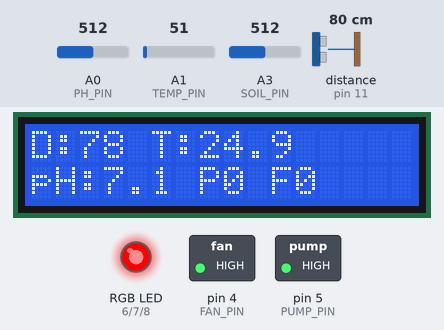
Recording of a sketch running on a simulated Arduino Uno, built with avr-gcc and run on an emulated ATmega328P. On the bench: 16×2 character LCD, switched loads named in the sketch (green lamp = pin HIGH), an RGB LED mixed from three pins (HIGH = lit). Wiring (inferred from the names in the program): ultrasonic range finder: trigger pin 12; echo pin 11. The inputs (shaded band) are chosen by the test bench; at power-on: distance to the obstacle (sensor on pin 11) 80 cm, A1 (TEMP_PIN) = 51, A3 (SOIL_PIN) = 512, A0 (PH_PIN) = 512. The echo pulse lasts 58.3 µs per cm; pins used as bus, display or sensor lines are not drawn; what the sketch prints to the serial monitor is not drawn.

Above: at 2.7 s.
2.8 s: distance to the obstacle (sensor on pin 11) set to 18 cm
At 4.4 s:
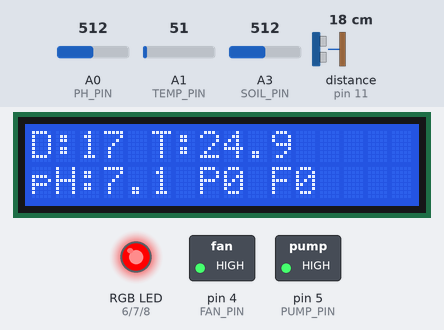
5.2 s: distance to the obstacle (sensor on pin 11) set to 13 cm
At 6.9 s:
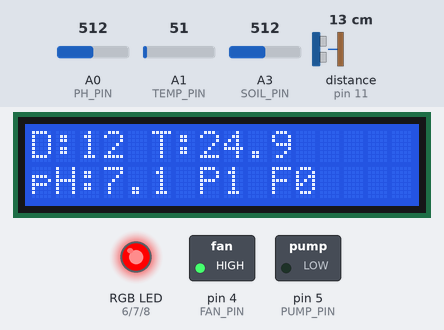
7.2 s: A1 (TEMP_PIN) set to 63
At 8.6 s:
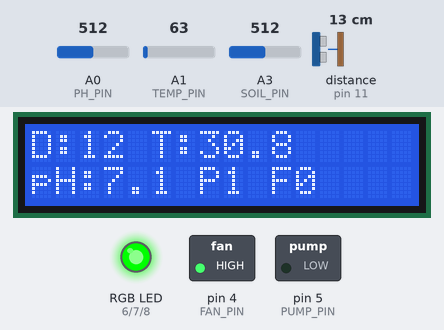
9.2 s: A3 (SOIL_PIN) set to 490
At 10.2 s:
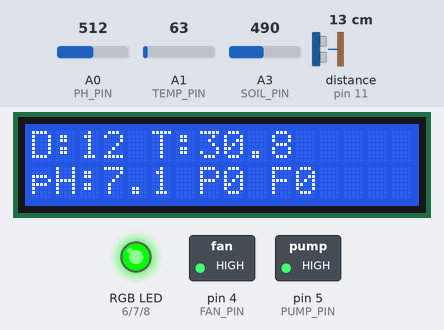
11.2 s: A1 (TEMP_PIN) set to 71
At 12.9 s:
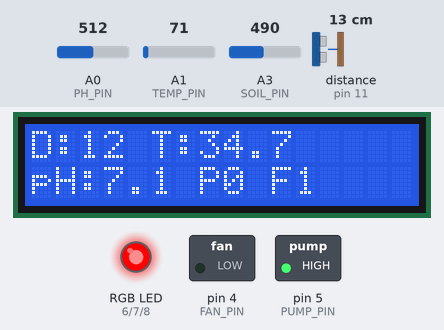
13.2 s: A3 (SOIL_PIN) set to 510
At 14.4 s:
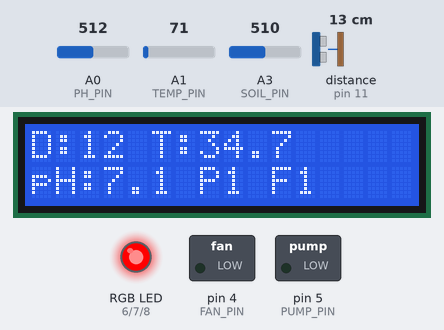
Timing chart, 0 to 16.2 s (numbered marks = the images above; inputs shaded):
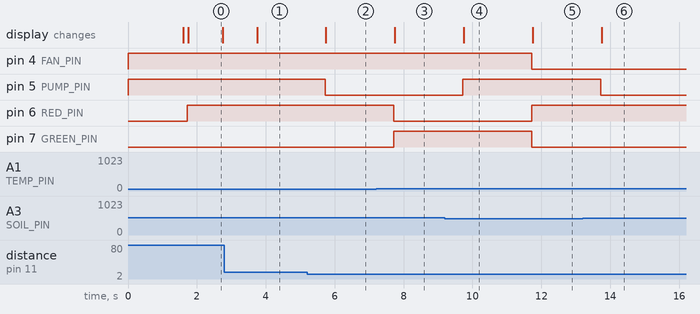

Measured:
- the behaviour switches between 16 and 15 cm on distance to the obstacle (sensor on pin 11) (found by bisection; images 1 and 2)
- the behaviour switches between 57 and 58 on A1 (TEMP_PIN) (found by bisection; images 2 and 3)
- the behaviour switches between 501 and 500 on A3 (SOIL_PIN) (found by bisection; images 3 and 4)
- after the input at 2.8 s, the display: changes after 0.95 s (image 1)
- after the input at 5.2 s, pin 5 (PUMP_PIN): HIGH → LOW after 0.52 s; the display: changes after 0.55 s (image 2)
- after the input at 7.2 s, pin 6 (RED_PIN): HIGH → LOW after 0.52 s; pin 7 (GREEN_PIN): LOW → HIGH after 0.52 s; the display: changes after 0.55 s (image 3)
- after the input at 9.2 s, pin 5 (PUMP_PIN): LOW → HIGH after 0.52 s; the display: changes after 0.55 s (image 4)
- after the input at 11.2 s, pin 4 (FAN_PIN), pin 7 (GREEN_PIN): HIGH → LOW after 0.52 s; pin 6 (RED_PIN): LOW → HIGH after 0.52 s; the display: changes after 0.55 s (image 5)
- after the input at 13.2 s, pin 5 (PUMP_PIN): HIGH → LOW after 0.52 s; the display: changes after 0.55 s (image 6)

The sketch:

Arduino.ino
```cpp
#include <Wire.h>
#include <LiquidCrystal_I2C.h>
#include <SoftwareSerial.h>
#include <ArduinoJson.h>

LiquidCrystal_I2C lcd(0x27, 16, 2);

// ====== PIN ======
#define TRIG_PIN 12
#define ECHO_PIN 11

#define FAN_PIN 4
#define PUMP_PIN 5

#define RED_PIN 6
#define GREEN_PIN 7
#define BLUE_PIN 8

#define TEMP_PIN A1
#define SOIL_PIN A3
#define PH_PIN A0

#define ESP_RX_PIN 9
#define ESP_TX_PIN 10

SoftwareSerial espSerial(ESP_RX_PIN, ESP_TX_PIN);

// ====== TELEMETRY / COMMAND ======
StaticJsonDocument<256> jsonDoc;
char serialBuffer[192];
uint8_t serialBufferLen = 0;

unsigned long lastSensorRead = 0;
unsigned long lastTelemetrySent = 0;
unsigned long lastEspSerialActivity = 0;

const unsigned long SENSOR_INTERVAL = 1000;
const unsigned long TELEMETRY_INTERVAL = 2000;
const unsigned long SERIAL_QUIET_HOLDOFF = 250;

// Phan lon module relay 5V kich muc LOW. Neu relay cua ban kich HIGH,
// doi RELAY_ON = HIGH va RELAY_OFF = LOW.
const uint8_t RELAY_ON = LOW;
const uint8_t RELAY_OFF = HIGH;

// ====== NGUONG ======
float phLow = 5.5f;
float phHigh = 7.5f;
float tempLow = 28.0f;
float tempHigh = 32.0f;
float waterMin = 15.0f;      // Khoang cach toi mat nuoc (cm). Lon hon muc nay => muc nuoc thap
int soilThreshold = 500;     // Giu de tuong thich schema voi dashboard
bool alertEnabled = true;
bool autoMode = true;

bool pumpState = false;
bool fanState = false;
bool manualPumpState = false;
bool manualFanState = false;

// ====== pH ======
float calibrationValue = 21.34f;
int bufferArr[10];

struct SensorData {
  float distance;
  float ph;
  float temperature;
  uint16_t soilRaw;
  uint8_t soilPercent;
  bool waterLow;
  bool phAlert;
  bool tempAlert;
};

SensorData lastData = {0.0f, 0.0f, 0.0f, 0, 0, false, false, false};
bool hasLastData = false;
float lastValidDistance = 0.0f;

void readSensors(SensorData &data);
void updateOutputs(const SensorData &data);
void updateLCD(const SensorData &data);
void sendTelemetry(const SensorData &data);
void handleSerialInput();
void applyIncomingJson(JsonObjectConst message);
void setRGB(bool redOn, bool greenOn, bool blueOn);
void writeRelay(uint8_t pin, bool enabled);

void setup() {
  Serial.begin(9600);
  espSerial.begin(9600);

  pinMode(TRIG_PIN, OUTPUT);
  pinMode(ECHO_PIN, INPUT);

  // Dat muc tat truoc khi chuyen pin sang OUTPUT de tranh relay nhay luc khoi dong.
  writeRelay(FAN_PIN, false);
  writeRelay(PUMP_PIN, false);
  pinMode(FAN_PIN, OUTPUT);
  pinMode(PUMP_PIN, OUTPUT);
  pinMode(RED_PIN, OUTPUT);
  pinMode(GREEN_PIN, OUTPUT);
  pinMode(BLUE_PIN, OUTPUT);

  lcd.init();
  lcd.backlight();

  lcd.setCursor(0, 0);
  lcd.print(F("System Start..."));
  lcd.setCursor(0, 1);
  lcd.print(F("ESP link D9/D10"));
  delay(1500);
  lcd.clear();

  setRGB(false, false, false);
}

void loop() {
  handleSerialInput();

  unsigned long now = millis();

  // Give incoming serial commands a short exclusive window so SoftwareSerial
  // is not competing with sensor reads or telemetry writes.
  if (now - lastEspSerialActivity < SERIAL_QUIET_HOLDOFF) {
    return;
  }

  if (now - lastSensorRead >= SENSOR_INTERVAL) {
    lastSensorRead = now;
    readSensors(lastData);
    hasLastData = true;
    updateOutputs(lastData);
    updateLCD(lastData);

    Serial.print(F("Distance: "));
    Serial.print(lastData.distance, 1);
    Serial.print(F(" | Temp: "));
    Serial.print(lastData.temperature, 1);
    Serial.print(F(" | SoilRaw: "));
    Serial.print(lastData.soilRaw);
    Serial.print(F(" | Soil%: "));
    Serial.print(lastData.soilPercent);
    Serial.print(F(" | pH: "));
    Serial.println(lastData.ph, 2);
  }

  if (hasLastData && now - lastTelemetrySent >= TELEMETRY_INTERVAL) {
    lastTelemetrySent = now;
    sendTelemetry(lastData);
  }
}

void readSensors(SensorData &data) {
  digitalWrite(TRIG_PIN, LOW);
  delayMicroseconds(2);
  digitalWrite(TRIG_PIN, HIGH);
  delayMicroseconds(10);
  digitalWrite(TRIG_PIN, LOW);

  long duration = pulseIn(ECHO_PIN, HIGH, 30000);
  if (duration > 0) {
    lastValidDistance = duration * 0.034f / 2.0f;
  } else if (!hasLastData) {
    lastValidDistance = 0.0f;
  }

  data.distance = lastValidDistance;

  long tempRawTotal = 0;
  for (int i = 0; i < 10; i++) {
    tempRawTotal += analogRead(TEMP_PIN);
    delay(2);
  }

  float tempVoltage = (tempRawTotal / 10.0f) * (5.0f / 1024.0f);
  data.temperature = tempVoltage * 100.0f;

  data.soilRaw = analogRead(SOIL_PIN);
  data.soilPercent = map(data.soilRaw, 1023, 0, 0, 100);
  data.soilPercent = constrain(data.soilPercent, 0, 100);

  long avgValue = 0;
  for (int i = 0; i < 10; i++) {
    bufferArr[i] = analogRead(PH_PIN);
    delay(10);
  }

  for (int i = 0; i < 9; i++) {
    for (int j = i + 1; j < 10; j++) {
      if (bufferArr[i] > bufferArr[j]) {
        int temp = bufferArr[i];
        bufferArr[i] = bufferArr[j];
        bufferArr[j] = temp;
      }
    }
  }

  for (int i = 2; i < 8; i++) {
    avgValue += bufferArr[i];
  }

  float voltage = avgValue * 5.0f / 1024.0f / 6.0f;
  data.ph = -5.70f * voltage + calibrationValue;

  data.waterLow = data.distance > waterMin;
  data.phAlert = (data.ph < phLow || data.ph > phHigh);
  data.tempAlert = (data.temperature < tempLow || data.temperature > tempHigh);
}

void updateOutputs(const SensorData &data) {
  if (autoMode) {
    pumpState = (data.soilRaw > soilThreshold) && !data.waterLow;

    if (data.temperature > tempHigh) {
      fanState = true;
    } else if (data.temperature < tempLow) {
      fanState = false;
    }
  } else {
    pumpState = manualPumpState;
    fanState = manualFanState;
  }

  writeRelay(PUMP_PIN, pumpState);
  writeRelay(FAN_PIN, fanState);

  if (!alertEnabled) {
    setRGB(false, false, true);
    return;
  }

  if (data.phAlert) {
    setRGB(true, false, false);
    return;
  }

  if (data.tempAlert) {
    setRGB(true, false, false);
    return;
  }

  if (data.waterLow) {
    setRGB(false, false, true);
    return;
  }

  setRGB(false, true, false);
}

void updateLCD(const SensorData &data) {
  lcd.setCursor(0, 0);
  lcd.print(F("D:"));
  lcd.print((int)data.distance);
  lcd.print(F(" T:"));
  lcd.print(data.temperature, 1);
  lcd.print(F(" "));

  lcd.setCursor(0, 1);
  lcd.print(F("pH:"));
  lcd.print(data.ph, 1);
  lcd.print(F(" P"));
  lcd.print(pumpState ? F("1") : F("0"));
  lcd.print(F(" F"));
  lcd.print(fanState ? F("1") : F("0"));
  lcd.print(F("  "));
}

void sendTelemetry(const SensorData &data) {
  jsonDoc.clear();
  jsonDoc["ph"] = data.ph;
  jsonDoc["temperature"] = data.temperature;
  jsonDoc["soilMoisture"] = data.soilRaw;
  jsonDoc["waterLevel"] = data.distance;
  jsonDoc["phLow"] = phLow;
  jsonDoc["phHigh"] = phHigh;
  jsonDoc["tempLow"] = tempLow;
  jsonDoc["tempHigh"] = tempHigh;
  jsonDoc["soilThreshold"] = soilThreshold;
  jsonDoc["waterMin"] = waterMin;
  jsonDoc["pumpState"] = pumpState;
  jsonDoc["fanState"] = fanState;
  jsonDoc["alertEnabled"] = alertEnabled;
  jsonDoc["autoMode"] = autoMode;
  jsonDoc["timestamp"] = millis();

  serializeJson(jsonDoc, espSerial);
  espSerial.println();

  Serial.print(F("TX->ESP: "));
  serializeJson(jsonDoc, Serial);
  Serial.println();
}

void handleSerialInput() {
  while (espSerial.available()) {
    char c = (char)espSerial.read();
    lastEspSerialActivity = millis();

    if (c == '\n') {
      if (serialBufferLen == 0) {
        continue;
      }

      serialBuffer[serialBufferLen] = '\0';
      jsonDoc.clear();
      DeserializationError error = deserializeJson(jsonDoc, serialBuffer);
      if (error) {
        Serial.print(F("JSON error: "));
        Serial.println(error.c_str());
      } else {
        applyIncomingJson(jsonDoc.as<JsonObjectConst>());
      }

      serialBufferLen = 0;
    } else if (c != '\r') {
      if (serialBufferLen < sizeof(serialBuffer) - 1) {
        serialBuffer[serialBufferLen++] = c;
      } else {
        serialBufferLen = 0;
      }
    }
  }
}

void applyIncomingJson(JsonObjectConst message) {
  if (!message["phLow"].isNull()) {
    phLow = message["phLow"].as<float>();
  }

  if (!message["phHigh"].isNull()) {
    phHigh = message["phHigh"].as<float>();
  }

  if (!message["tempLow"].isNull()) {
    tempLow = message["tempLow"].as<float>();
  }

  if (!message["tempHigh"].isNull()) {
    tempHigh = message["tempHigh"].as<float>();
  }

  if (!message["waterMin"].isNull()) {
    waterMin = message["waterMin"].as<float>();
  }

  if (!message["soilThreshold"].isNull()) {
    soilThreshold = message["soilThreshold"].as<int>();
  }

  if (!message["alertEnabled"].isNull()) {
    alertEnabled = message["alertEnabled"].as<bool>();
  }

  if (!message["autoMode"].isNull()) {
    autoMode = message["autoMode"].as<bool>();
  }

  if (!message["pump"].isNull()) {
    manualPumpState = message["pump"].as<bool>();
  }

  if (!message["fan"].isNull()) {
    manualFanState = message["fan"].as<bool>();
  }

  Serial.print(F("RX<-ESP: "));
  serializeJson(message, Serial);
  Serial.println();

  if (hasLastData) {
    lastData.waterLow = lastData.distance > waterMin;
    lastData.phAlert = (lastData.ph < phLow || lastData.ph > phHigh);
    lastData.tempAlert = (lastData.temperature < tempLow || lastData.temperature > tempHigh);
    updateOutputs(lastData);
    updateLCD(lastData);
    sendTelemetry(lastData);
    lastTelemetrySent = millis();
  }
}

void setRGB(bool redOn, bool greenOn, bool blueOn) {
  digitalWrite(RED_PIN, redOn ? HIGH : LOW);
  digitalWrite(GREEN_PIN, greenOn ? HIGH : LOW);
  digitalWrite(BLUE_PIN, blueOn ? HIGH : LOW);
}

void writeRelay(uint8_t pin, bool enabled) {
  digitalWrite(pin, enabled ? RELAY_ON : RELAY_OFF);
}
```
